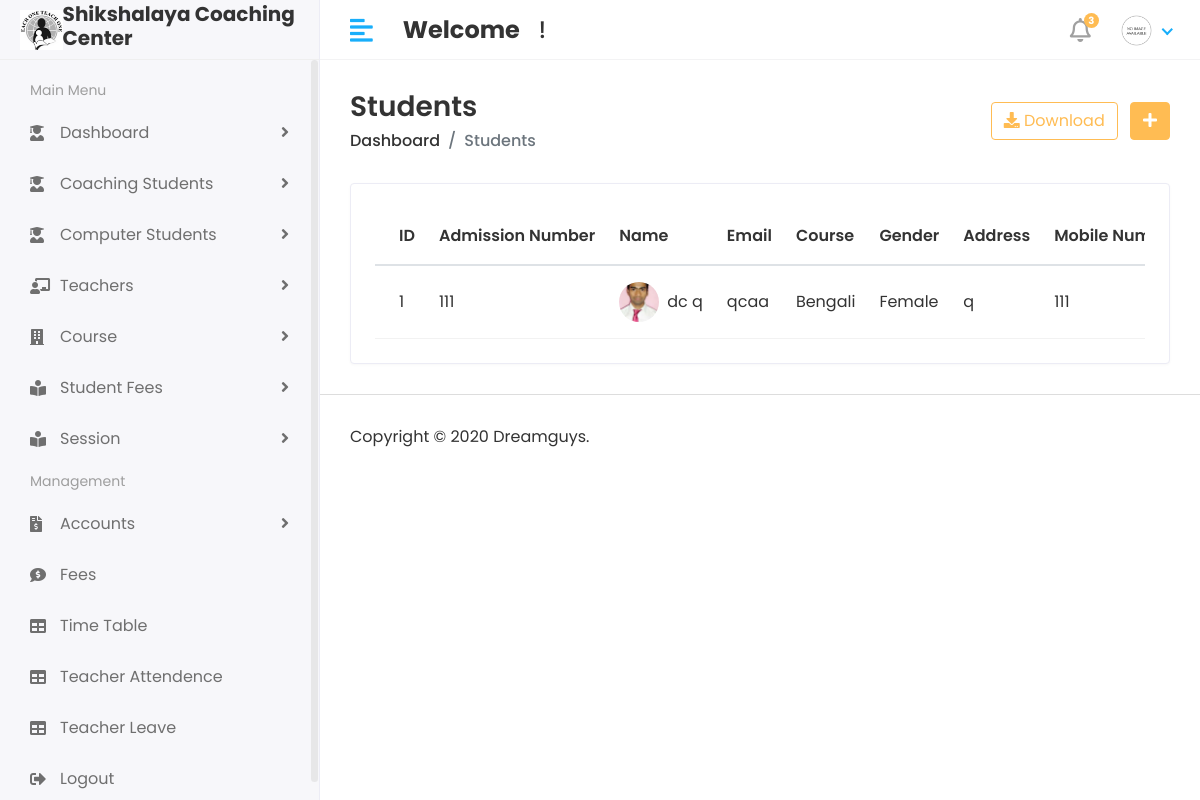
The app's page /Hod/Student/View (signed in), older data.
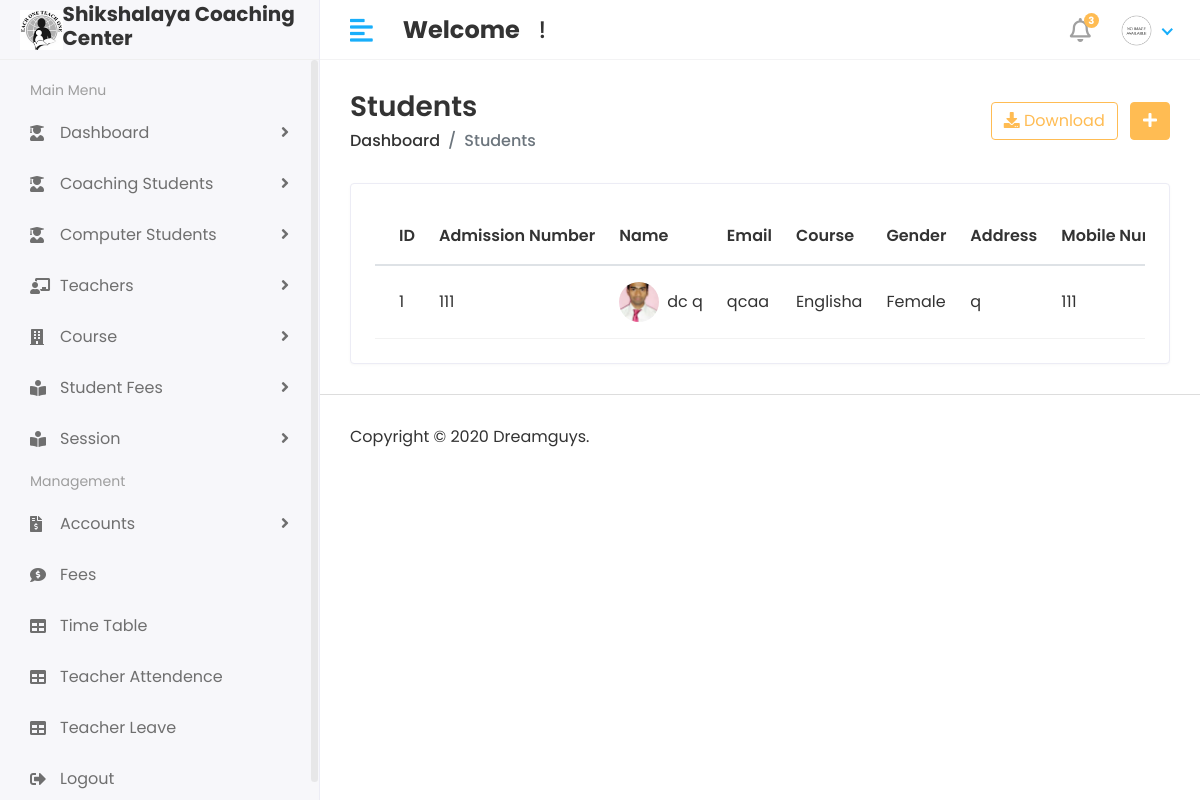
The same page, newer data.
### shikshalaya_computer_app/models.py (models this page shows, shortened)
class Student(models.Model):
    admin = models.OneToOneField(CustomUser,on_delete=models.CASCADE)
    gender  = models.CharField(max_length=100)
    date_of_birth = models.CharField(max_length=100)
    Class = models.CharField(max_length=100)
    joining_date = models.CharField(max_length=100)
    mobile_number = models.IntegerField()
    admission_number = models.CharField(max_length=100)
    father_name = models.CharField(max_length=100)
    father_occupation = models.CharField(max_length=100)
    father_mobile = models.IntegerField()
    mother_name = models.CharField(max_length=100)
    mother_occupation = models.CharField(max_length=100)
    mother_mobile_number = models.IntegerField()
    present_address = models.TextField()
    perment_address = models.TextField()
    course_stud = models.ForeignKey(Course,on_delete=models.DO_NOTHING)
    session_start = models.CharField(max_length=100)
    session_end =models.CharField(max_length=100)
    course_fees = models.IntegerField()
    created_at = models.DateTimeField(auto_now_add=True)
    updated_at = models.DateTimeField(auto_now=True)

class Course(models.Model):
    name = models.CharField(max_length=100)
    created_at = models.DateTimeField(auto_now_add=True)
    updated_at = models.DateTimeField(auto_now=True)

class CustomUser(AbstractUser):
    USER = (
        (1,'HOD'),
        (2,'STAFF'),
        (3,'STUDENT')
    )
    user_type =  models.CharField(choices=USER,max_length=50,default=1)
    profile_pic = models.ImageField(upload_to='media/profile_pic')

### student_management_system/Hod_views.py (the view)
# urls.py: path('Hod/Student/View',Hod_views.VIEW_STUDENT,name='view_student'),
@login_required(login_url='/')
def VIEW_STUDENT(request):
    student  = Student.objects.all()
    context = {
        'student':student
    }
    return render(request,'Hod/view_student.html',context)

### templates/Hod/view_student.html (shortened to what this page needs)
{% extends 'base.html' %}
{% block content %}
<div class="content container-fluid">
               <div class="page-header">
                  <div class="row align-items-center">
                     <div class="col">
                        <h3 class="page-title">Students</h3>
                        <ul class="breadcrumb">
                           <li class="breadcrumb-item"><a href="index.html">Dashboard</a></li>
                           <li class="breadcrumb-item active">Students</li>
                        </ul>
                     </div>
                     <div class="col-auto text-right float-right ml-auto">
                        <a href="#"  id="download" onclick="exportToExcel('tblexportData')" class="btn btn-outline-primary mr-2"><i class="fas fa-download"></i> Download</a>
                        <a href="{% url 'add_student' %}" class="btn btn-primary"><i class="fas fa-plus"></i></a>
                     </div>
                  </div>
               </div>
               <div class="row">
                  <div class="col-sm-12">
                     <div class="card card-table">
                        <div class="card-body">
                           <div class="table-responsive">
                              <table  id="tblexportData" class="table table-hover table-center mb-0 ">
                                 <thead>
                                    <tr>
                                       <th>ID</th>
                                       <th>Admission Number</th>
                                       <th>Name</th>
                                       <th>Email</th>
                                       <th>Course</th>
                                       <th>Gender</th>
                                       <th>Address</th>
                                       <th>Mobile Number</th>
                                    </tr>
                                 </thead>
                                 <tbody>
                                 {% for i in student %}
                                    <tr>
                                       <td>{{i.id}}</td>
                                       <td>{{i.admission_number}}</td>
                                       <td>
                                          <h2 class="table-avatar">
                                             <a href="{% url 'detail_student' i.id %}" class="avatar avatar-sm mr-2"><img class="avatar-img rounded-circle" src="/{{i.admin.profile_pic}}" alt="User Image"></a>
                                             <a href="{% url 'detail_student' i.id %}">{{i.admin.first_name}}&nbsp;{{i.admin.last_name}}</a>
                                          </h2>
                                       </td>
                                       <td>{{i.admin.email}}</td>
                                       <td>{{i.course_stud.name}}</td>
                                       <td>{{i.gender}}</td>
                                       <td>{{i.present_address}}</td>
                                       <td>{{i.mobile_number}}</td>
                                    </tr>
                                 {% endfor %}
                                 </tbody>
                              </table>
                           </div>
                        </div>
                     </div>
                  </div>
               </div>
            </div>
{% endblock %}

Row changes from the older to the newer data that the page shows:
changed Student "Female": course_stud.name "Bengali" → "Englisha"
